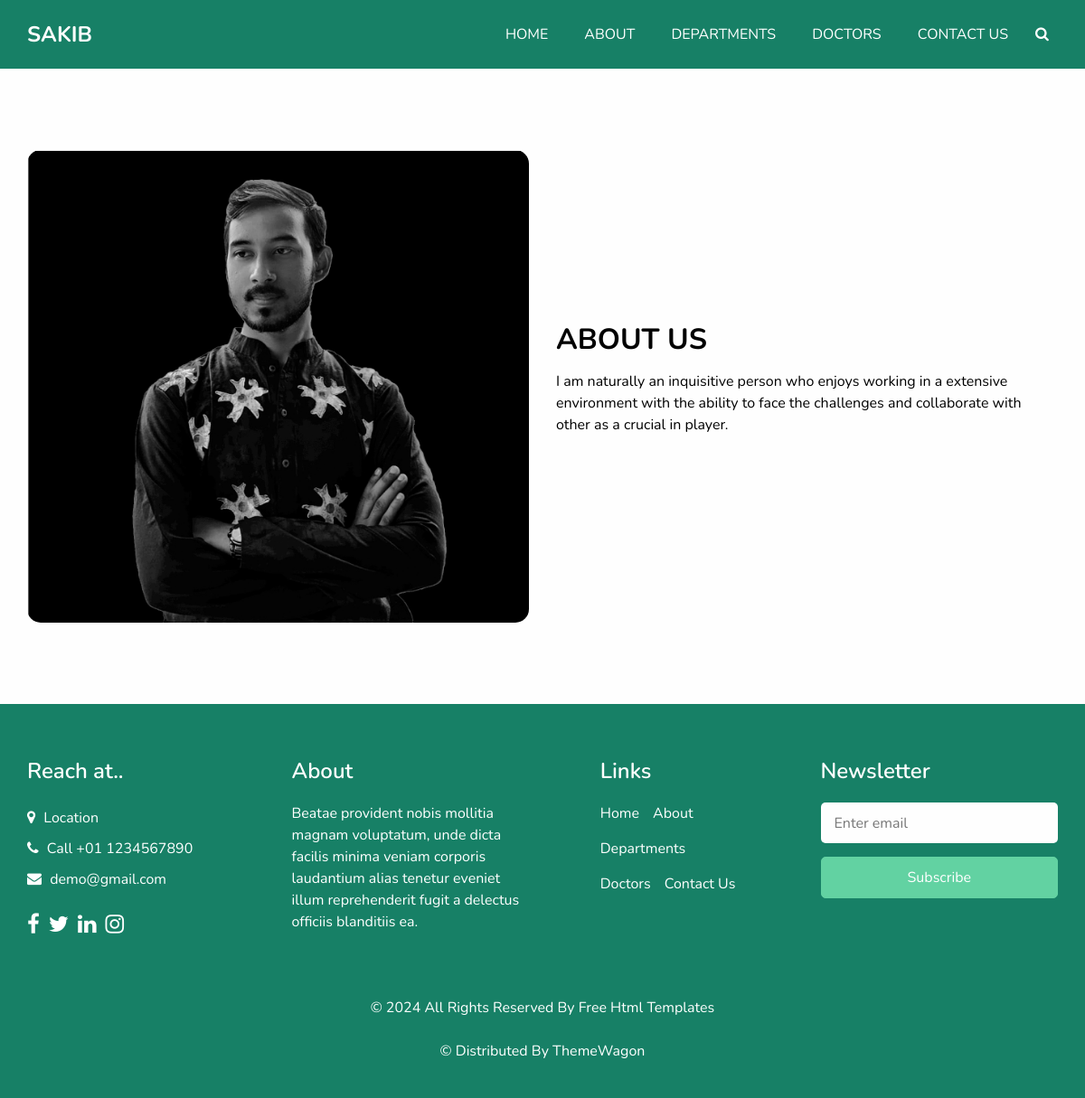
/about, run on the app's committed database.
### myapp/models.py (models this page shows, shortened)
class ABOUT(models.Model):
    title = models.CharField(max_length=50)
    description = models.CharField(max_length=500)
    image = models.ImageField(upload_to= 'ABOUT/')

### myapp/views.py (the view)
# urls.py: path('about', About, name='about'),
def About(request):
    about = ABOUT.objects.get()
    return render(request, 'about.html', {'about':about})

### myapp/templates/about.html (shortened to what this page needs)
<!DOCTYPE html>
<html>
<head>
  {% load static %}
  <link rel="stylesheet" type="text/css" href="{% static 'css/bootstrap.css' %}" />
  <link rel="stylesheet" type="text/css" href="https://cdnjs.cloudflare.com/ajax/libs/OwlCarousel2/2.3.4/assets/owl.carousel.min.css}" />
  <link href="{% static 'css/font-awesome.min.css' %}" rel="stylesheet" />
  <link href="{% static 'css/style.css' %}" rel="stylesheet" />
  <link href="{% static 'css/responsive.css' %}" rel="stylesheet" />
</head>
<body class="sub_page">
  <div class="hero_area">
    <header class="header_section">
      <div class="container">
        <nav class="navbar navbar-expand-lg custom_nav-container ">
          <a class="navbar-brand" href="{% url 'index' %}">
            <span>
              Sakib
            </span>
          </a>
          <div class="collapse navbar-collapse" id="navbarSupportedContent">
            <ul class="navbar-nav">
              <li class="nav-item">
                <a class="nav-link" href="{% url 'index' %}">Home </a>
              </li>
              <li class="nav-item active">
                <a class="nav-link" href="{% url 'about' %}"> About <span class="sr-only">(current)</span> </a>
              </li>
              <li class="nav-item">
                <a class="nav-link" href="{% url 'departments' %}">Departments</a>
              </li>
              <li class="nav-item">
                <a class="nav-link" href="{% url 'doctors' %}">Doctors</a>
              </li>
              <li class="nav-item">
                <a class="nav-link" href="{% url 'contact' %}">Contact Us</a>
              </li>
              <form class="form-inline">
                <button class="btn  my-2 my-sm-0 nav_search-btn" type="submit">
                  <i class="fa fa-search" aria-hidden="true"></i>
                </button>
              </form>
            </ul>
          </div>
        </nav>
      </div>
    </header>
  </div>
  <section class="about_section layout_padding">
    <div class="container  ">
      <div class="row">
        <div class="col-md-6 ">
          <div class="img-box">
            <img src="{{about.image.url}}" alt="">
          </div>
        </div>
        <div class="col-md-6">
          <div class="detail-box">
            <div class="heading_container">
              <h2>
                {{about.title}}
              </h2>
            </div>
            <p>
              {{about.description}}
            </p>
          </div>
        </div>
      </div>
    </div>
  </section>
  <footer class="footer_section">
    <div class="container">
      <div class="row">
        <div class="col-md-6 col-lg-3 footer_col">
          <div class="footer_contact">
            <h4>
              Reach at..
            </h4>
            <div class="contact_link_box">
              <a href="">
                <i class="fa fa-map-marker" aria-hidden="true"></i>
                <span>
                  Location
                </span>
              </a>
              <a href="">
                <i class="fa fa-phone" aria-hidden="true"></i>
                <span>
                  Call +01 1234567890
                </span>
              </a>
              <a href="">
                <i class="fa fa-envelope" aria-hidden="true"></i>
                <span>
                  demo@gmail.com
                </span>
              </a>
            </div>
          </div>
          <div class="footer_social">
            <a href="">
              <i class="fa fa-facebook" aria-hidden="true"></i>
            </a>
            <a href="">
              <i class="fa fa-twitter" aria-hidden="true"></i>
            </a>
            <a href="">
              <i class="fa fa-linkedin" aria-hidden="true"></i>
            </a>
            <a href="">
              <i class="fa fa-instagram" aria-hidden="true"></i>
            </a>
          </div>
        </div>
        <div class="col-md-6 col-lg-3 footer_col">
          <div class="footer_detail">
            <h4>
              About
            </h4>
            <p>
              Beatae provident nobis mollitia magnam voluptatum, unde dicta facilis minima veniam corporis laudantium alias tenetur eveniet illum reprehenderit fugit a delectus officiis blanditiis ea.
            </p>
          </div>
        </div>
        <div class="col-md-6 col-lg-2 mx-auto footer_col">
          <div class="footer_link_box">
            <h4>
              Links
            </h4>
            <div class="footer_links">
              <a class="" href="{% url 'index' %}">
                Home
              </a>
              <a class="active" href="{% url 'about' %}">
                About
              </a>
              <a class="" href="{% url 'departments' %}">
                Departments
              </a>
              <a class="" href="{% url 'doctors' %}">
                Doctors
              </a>
              <a class="" href="{% url 'contact' %}">
                Contact Us
              </a>
            </div>
          </div>
        </div>
        <div class="col-md-6 col-lg-3 footer_col ">
          <h4>
            Newsletter
          </h4>
          <form action="#">
            <input type="email" placeholder="Enter email" />
            <button type="submit">
              Subscribe
            </button>
          </form>
        </div>
      </div>
      <div class="footer-info">
        <p>
          &copy; <span id="displayYear"></span> All Rights Reserved By
          <a href="https://html.design/">Free Html Templates<br><br></a>
            &copy;  Distributed By
            <a href="https://themewagon.com/">ThemeWagon</a>
        </p>
      </div>
    </div>
  </footer>
</body>
</html>

### static/css/style.css (style rules this page uses)
body { font-family: 'Nunito', sans-serif; color: #000000; background-color: #fefefe; overflow-x: hidden; }
.layout_padding { padding: 90px 0; }
.heading_container { display: -webkit-box; display: -ms-flexbox; display: flex; -webkit-box-orient: vertical; -webkit-box-direction: normal; -ms-flex-direction: column; flex-direction: column; -webkit-box-align: start; -ms-flex-align: start; align-items: flex-start; }
.heading_container h2 { position: relative; font-weight: bold; margin-bottom: 0; text-transform: uppercase; }
a, a:hover, a:focus { text-decoration: none; }
.btn, .btn:focus { outline: none !important; -webkit-box-shadow: none; box-shadow: none; }
.hero_area { position: relative; min-height: 100vh; display: -webkit-box; display: -ms-flexbox; display: flex; -webkit-box-orient: vertical; -webkit-box-direction: normal; -ms-flex-direction: column; flex-direction: column; }
.sub_page .hero_area { min-height: auto; background-color: #178066; }
.header_section { padding: 15px 0; }
.navbar-brand span { font-weight: bold; font-size: 24px; color: #ffffff; text-transform: uppercase; }
.custom_nav-container { padding: 0; }
.custom_nav-container .navbar-nav { margin-left: auto; }
.custom_nav-container .navbar-nav .nav-item .nav-link { padding: 5px 20px; color: #ffffff; text-align: center; text-transform: uppercase; border-radius: 5px; -webkit-transition: all 0.3s; transition: all 0.3s; }
.custom_nav-container .nav_search-btn { width: 35px; height: 35px; padding: 0; border: none; color: #ffffff; }
.about_section .row { -webkit-box-align: center; -ms-flex-align: center; align-items: center; }
.about_section .img-box { display: -webkit-box; display: -ms-flexbox; display: flex; -webkit-box-pack: center; -ms-flex-pack: center; justify-content: center; }
.about_section .img-box img { width: 100%; border-radius: 15px; }
.about_section .detail-box p { margin-top: 15px; }
.footer_section { background: #178066; color: #ffffff; padding: 60px 0 15px 0; position: relative; }
.footer_section h4 { font-weight: 600; margin-bottom: 20px; }
.footer_section .footer_col { margin-bottom: 30px; }
.footer_section .footer_contact .contact_link_box { display: -webkit-box; display: -ms-flexbox; display: flex; -webkit-box-orient: vertical; -webkit-box-direction: normal; -ms-flex-direction: column; flex-direction: column; }
.footer_section .footer_contact .contact_link_box a { margin: 5px 0; color: #ffffff; }
.footer_section .footer_contact .contact_link_box a i { margin-right: 5px; }
.footer_section .footer_social { display: -webkit-box; display: -ms-flexbox; display: flex; margin-top: 20px; margin-bottom: 10px; }
.footer_section .footer_social a { display: -webkit-box; display: -ms-flexbox; display: flex; -webkit-box-pack: center; -ms-flex-pack: center; justify-content: center; -webkit-box-align: center; -ms-flex-align: center; align-items: center; color: #ffffff; border-radius: 100%; margin-right: 10px; font-size: 24px; }
.footer_section .footer_links { display: -webkit-box; display: -ms-flexbox; display: flex; -ms-flex-wrap: wrap; flex-wrap: wrap; }
.footer_section .footer_links a { display: -webkit-box; display: -ms-flexbox; display: flex; -webkit-box-align: center; -ms-flex-align: center; align-items: center; margin-right: 15px; margin-bottom: 15px; color: #ffffff; }
.footer_section form input { border: none; background-color: #fefefe; width: 100%; height: 45px; color: #000000; outline: none; border-radius: 5px; padding: 0 15px; }
.footer_section form input::placeholder { color: #777; }
.footer_section form button { width: 100%; text-align: center; display: inline-block; padding: 10px 55px; background-color: #62d2a2; color: #ffffff; border-radius: 5px; -webkit-transition: all 0.3s; transition: all 0.3s; border: 1px solid #62d2a2; margin-top: 15px; }
.footer_section .footer-info { text-align: center; }
.footer_section .footer-info p { color: #ffffff; padding: 25px 0; margin: 0; }
.footer_section .footer-info p a { color: inherit; }

### static/css/responsive.css (style rules this page uses)
@media (min-width: 1200px) { .container { max-width: 1170px; } }

### data on the page
ABOUT: image (picture), title "ABOUT US", description "I am naturally an inquisitive person who enjoys working in a extensive environment with the ability to face the challenges and collaborate with other as a crucial in player."
